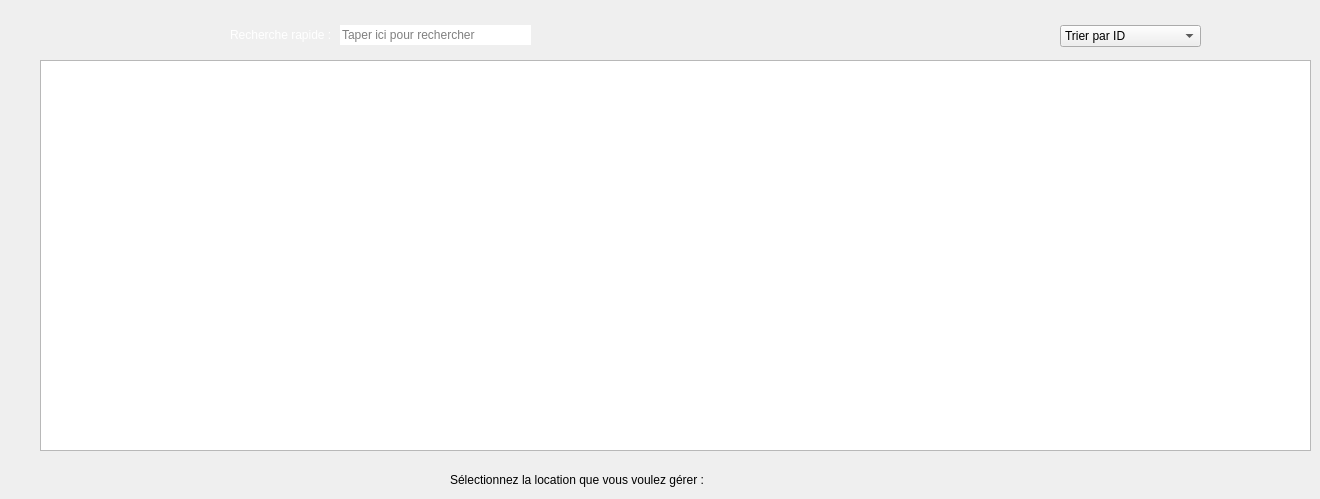
     <widget class="QWidget" name="page_afficher_loc">
      <widget class="QLineEdit" name="recherche">
       <property name="geometry">
        <rect>
         <x>340</x>
         <y>25</y>
         <width>191</width>
         <height>20</height>
        </rect>
       </property>
       <property name="font">
        <font>
         <weight>50</weight>
         <bold>false</bold>
        </font>
       </property>
       <property name="autoFillBackground">
        <bool>false</bool>
       </property>
       <property name="styleSheet">
        <string notr="true"/>
       </property>
       <property name="text">
        <string/>
       </property>
       <property name="frame">
        <bool>false</bool>
       </property>
       <property name="echoMode">
        <enum>QLineEdit::Normal</enum>
       </property>
       <property name="placeholderText">
        <string>Taper ici pour rechercher</string>
       </property>
       <property name="cursorMoveStyle">
        <enum>Qt::VisualMoveStyle</enum>
       </property>
       <property name="clearButtonEnabled">
        <bool>false</bool>
       </property>
      </widget>
      <widget class="QLabel" name="label_33">
       <property name="geometry">
        <rect>
         <x>230</x>
         <y>25</y>
         <width>111</width>
         <height>20</height>
        </rect>
       </property>
       <property name="palette">
        <palette>
         <active>
          <colorrole role="WindowText">
           <brush brushstyle="SolidPattern">
            <color alpha="255">
             <red>255</red>
             <green>255</green>
             <blue>255</blue>
            </color>
           </brush>
          </colorrole>
         </active>
         <inactive>
          <colorrole role="WindowText">
           <brush brushstyle="SolidPattern">
            <color alpha="255">
             <red>255</red>
             <green>255</green>
             <blue>255</blue>
            </color>
           </brush>
          </colorrole>
         </inactive>
         <disabled>
          <colorrole role="WindowText">
           <brush brushstyle="SolidPattern">
            <color alpha="255">
             <red>13</red>
             <green>76</green>
             <blue>69</blue>
            </color>
           </brush>
          </colorrole>
         </disabled>
        </palette>
       </property>
       <property name="text">
        <string>Recherche rapide :</string>
       </property>
      </widget>
      <widget class="QPushButton" name="rafraichir">
       <property name="geometry">
        <rect>
         <x>1230</x>
         <y>20</y>
         <width>30</width>
         <height>30</height>
        </rect>
       </property>
       <property name="toolTip">
        <string>Rafraichir</string>
       </property>
       <property name="toolTipDuration">
        <number>-1</number>
       </property>
       <property name="statusTip">
        <string/>
       </property>
       <property name="whatsThis">
        <string/>
       </property>
       <property name="accessibleDescription">
        <string/>
       </property>
       <property name="styleSheet">
        <string notr="true">#rafraichir{
background-color : transparent;
border-image : url(:/refresh.png);
background : none;
border : none;
background-repeat : none;
}</string>
       </property>
       <property name="text">
        <string/>
       </property>
      </widget>
      <widget class="QPushButton" name="supprimer_loc">
       <property name="geometry">
        <rect>
         <x>790</x>
         <y>460</y>
         <width>30</width>
         <height>30</height>
        </rect>
       </property>
       <property name="toolTip">
        <string>Supprimer</string>
       </property>
       <property name="styleSheet">
        <string notr="true">#supprimer_loc{
background-color : transparent;
border-image : url(:/delete.png);
background : none;
border : none;
background-repeat : none;
}</string>
       </property>
       <property name="text">
        <string/>
       </property>
      </widget>
      <widget class="QPushButton" name="modifier_loc">
       <property name="geometry">
        <rect>
         <x>740</x>
         <y>460</y>
         <width>30</width>
         <height>30</height>
        </rect>
       </property>
       <property name="toolTip">
        <string>Modifier</string>
       </property>
       <property name="styleSheet">
        <string notr="true">#modifier_loc{
background-color : transparent;
border-image : url(:/edit.png);
background : none;
border : none;
background-repeat : none;
}</string>
       </property>
       <property name="text">
        <string/>
       </property>
      </widget>
      <widget class="QPushButton" name="ajouter_loc">
       <property name="geometry">
        <rect>
         <x>70</x>
         <y>20</y>
         <width>30</width>
         <height>30</height>
        </rect>
       </property>
       <property name="font">
        <font>
         <weight>50</weight>
         <bold>false</bold>
        </font>
       </property>
       <property name="toolTip">
        <string>Ajouter</string>
       </property>
       <property name="styleSheet">
        <string notr="true">#ajouter_loc{
background-color : transparent;
border-image : url(:/add.png);
background : none;
border : none;
background-repeat : none;
}</string>
       </property>
       <property name="text">
        <string/>
       </property>
      </widget>
      <widget class="QLabel" name="label_40">
       <property name="geometry">
        <rect>
         <x>450</x>
         <y>470</y>
         <width>271</width>
         <height>20</height>
        </rect>
       </property>
       <property name="text">
        <string>Sélectionnez la location que vous voulez gérer :</string>
       </property>
      </widget>
      <widget class="QTableView" name="table_loca">
       <property name="geometry">
        <rect>
         <x>40</x>
         <y>60</y>
         <width>1271</width>
         <height>391</height>
        </rect>
       </property>
       <property name="palette">
        <palette>
         <active>
          <colorrole role="WindowText">
           <brush brushstyle="SolidPattern">
            <color alpha="255">
             <red>0</red>
             <green>0</green>
             <blue>0</blue>
            </color>
           </brush>
          </colorrole>
          <colorrole role="ButtonText">
           <brush brushstyle="SolidPattern">
            <color alpha="255">
             <red>0</red>
             <green>0</green>
             <blue>0</blue>
            </color>
           </brush>
          </colorrole>
         </active>
         <inactive>
          <colorrole role="WindowText">
           <brush brushstyle="SolidPattern">
            <color alpha="255">
             <red>0</red>
             <green>0</green>
             <blue>0</blue>
            </color>
           </brush>
          </colorrole>
          <colorrole role="ButtonText">
           <brush brushstyle="SolidPattern">
            <color alpha="255">
             <red>0</red>
             <green>0</green>
             <blue>0</blue>
            </color>
           </brush>
          </colorrole>
         </inactive>
         <disabled>
          <colorrole role="WindowText">
           <brush brushstyle="SolidPattern">
            <color alpha="255">
             <red>13</red>
             <green>76</green>
             <blue>69</blue>
            </color>
           </brush>
          </colorrole>
          <colorrole role="ButtonText">
           <brush brushstyle="SolidPattern">
            <color alpha="255">
             <red>13</red>
             <green>76</green>
             <blue>69</blue>
            </color>
           </brush>
          </colorrole>
         </disabled>
        </palette>
       </property>
       <property name="alternatingRowColors">
        <bool>true</bool>
       </property>
      </widget>
      <widget class="QComboBox" name="tri_loc_comboBox">
       <property name="geometry">
        <rect>
         <x>1060</x>
         <y>25</y>
         <width>141</width>
         <height>22</height>
        </rect>
       </property>
       <property name="palette">
        <palette>
         <active>
          <colorrole role="WindowText">
           <brush brushstyle="SolidPattern">
            <color alpha="255">
             <red>0</red>
             <green>0</green>
             <blue>0</blue>
            </color>
           </brush>
          </colorrole>
          <colorrole role="Text">
           <brush brushstyle="SolidPattern">
            <color alpha="255">
             <red>0</red>
             <green>0</green>
             <blue>0</blue>
            </color>
           </brush>
          </colorrole>
          <colorrole role="ButtonText">
           <brush brushstyle="SolidPattern">
            <color alpha="255">
             <red>0</red>
             <green>0</green>
             <blue>0</blue>
            </color>
           </brush>
          </colorrole>
          <colorrole role="Base">
           <brush brushstyle="SolidPattern">
            <color alpha="255">
             <red>255</red>
             <green>255</green>
             <blue>255</blue>
            </color>
           </brush>
          </colorrole>
          <colorrole role="PlaceholderText">
           <brush brushstyle="NoBrush">
            <color alpha="128">
             <red>0</red>
             <green>0</green>
             <blue>0</blue>
            </color>
           </brush>
          </colorrole>
         </active>
         <inactive>
          <colorrole role="WindowText">
           <brush brushstyle="SolidPattern">
            <color alpha="255">
             <red>0</red>
             <green>0</green>
             <blue>0</blue>
            </color>
           </brush>
          </colorrole>
          <colorrole role="Text">
           <brush brushstyle="SolidPattern">
            <color alpha="255">
             <red>0</red>
             <green>0</green>
             <blue>0</blue>
            </color>
           </brush>
          </colorrole>
          <colorrole role="ButtonText">
           <brush brushstyle="SolidPattern">
            <color alpha="255">
             <red>0</red>
             <green>0</green>
             <blue>0</blue>
            </color>
           </brush>
          </colorrole>
          <colorrole role="Base">
           <brush brushstyle="SolidPattern">
            <color alpha="255">
             <red>255</red>
             <green>255</green>
             <blue>255</blue>
            </color>
           </brush>
          </colorrole>
          <colorrole role="PlaceholderText">
           <brush brushstyle="NoBrush">
            <color alpha="128">
             <red>0</red>
             <green>0</green>
             <blue>0</blue>
            </color>
           </brush>
          </colorrole>
         </inactive>
         <disabled>
          <colorrole role="WindowText">
           <brush brushstyle="SolidPattern">
            <color alpha="255">
             <red>13</red>
             <green>76</green>
             <blue>69</blue>
            </color>
           </brush>
          </colorrole>
          <colorrole role="Text">
           <brush brushstyle="SolidPattern">
            <color alpha="255">
             <red>13</red>
             <green>76</green>
             <blue>69</blue>
            </color>
           </brush>
          </colorrole>
          <colorrole role="ButtonText">
           <brush brushstyle="SolidPattern">
            <color alpha="255">
             <red>13</red>
             <green>76</green>
             <blue>69</blue>
            </color>
           </brush>
          </colorrole>
          <colorrole role="Base">
           <brush brushstyle="SolidPattern">
            <color alpha="255">
             <red>27</red>
             <green>153</green>
             <blue>139</blue>
            </color>
           </brush>
          </colorrole>
          <colorrole role="PlaceholderText">
           <brush brushstyle="NoBrush">
            <color alpha="128">
             <red>0</red>
             <green>0</green>
             <blue>0</blue>
            </color>
           </brush>
          </colorrole>
         </disabled>
        </palette>
       </property>
       <item>
        <property name="text">
         <string>Trier par ID</string>
        </property>
       </item>
       <item>
        <property name="text">
         <string>Trier par ID réservation</string>
        </property>
       </item>
       <item>
        <property name="text">
         <string>Trier par ID client</string>
        </property>
       </item>
       <item>
        <property name="text">
         <string>Trier par matricule</string>
        </property>
       </item>
       <item>
        <property name="text">
         <string>Trier par date départ</string>
        </property>
       </item>
      </widget>
      <widget class="QPushButton" name="stat">
       <property name="geometry">
        <rect>
         <x>1270</x>
         <y>20</y>
         <width>30</width>
         <height>30</height>
        </rect>
       </property>
       <property name="styleSheet">
        <string notr="true">#stat{
background-color : transparent;
border-image : url(:/stat.png);
background : none;
border : none;
background-repeat : none;
}</string>
       </property>
       <property name="text">
        <string/>
       </property>
      </widget>
     </widget>
